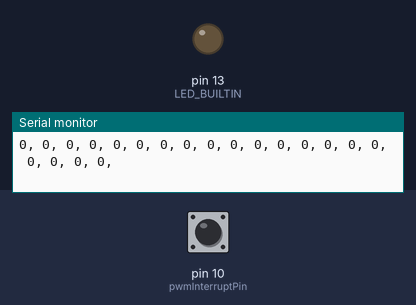
Bench run of a sketch on a simulated Arduino Uno, built for the host (arithmetic inside an expression is 32-bit, double 64-bit). On the bench: output pins drawn as LEDs (lit = HIGH), the last lines printed to the serial monitor. Inputs (shaded band) come from the test bench; at power-on: pin 10 (pwmInterruptPin) LOW.

Above: at 1.2 s.
1.3 s: pin 10 (pwmInterruptPin) pulled HIGH for 0.15 s
At 1.37 s:
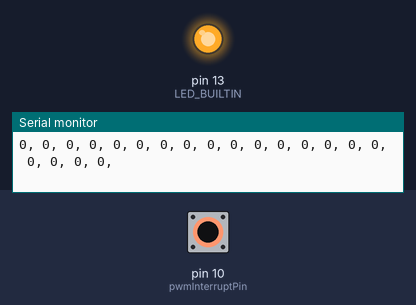
2.9 s: pin 10 (pwmInterruptPin) pulled HIGH for 3.2 s
At 7.4 s:
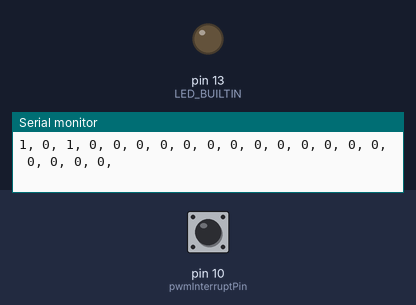
Timing chart, 0 to 8.9 s (numbered marks = the images above; inputs shaded):
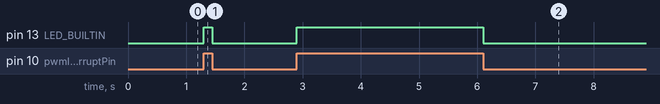

Measured:
- after the input at 1.3 s, pin 13 (LED_BUILTIN): LOW → HIGH at once, → LOW 0.15 s later
- after the input at 2.9 s, pin 13 (LED_BUILTIN): LOW → HIGH at once, → LOW 3.2 s later

The sketch:

TestPWMsettings.ino
```cpp
#define TIME_SIZE 20

int pwmInterruptPin = 10;   // D10 - https://www.arduino.cc/reference/de/language/functions/external-interrupts/attachinterrupt/

float tRise, tFall, tEnd;
int currIndex = 0;


unsigned long timing[TIME_SIZE];
unsigned long state[TIME_SIZE];

void ISR_PWM();


void setup() {
  // put your setup code here, to run once:
  Serial.begin(9600);     // For Debugging -> use output window or h-term

  pinMode(pwmInterruptPin, INPUT_PULLDOWN);
  pinMode(LED_BUILTIN, OUTPUT);
  attachInterrupt(digitalPinToInterrupt(pwmInterruptPin), ISR_PWM, CHANGE);

  Serial.println("Its a mee mario");
}

void loop() {
  // put your main code here, to run repeatedly:


for (int i = 0; i < TIME_SIZE; i++){
          Serial.print(timing[i]-0);
          Serial.print(", ");
        }
        Serial.print("\r\n");
        for (int i = 0; i < TIME_SIZE; i++){
          Serial.print(state[i]);
          Serial.print(", ");
        }
        Serial.println();
        Serial.println();
        Serial.println();

        delay(2000);
}


void ISR_PWM() {
  static int counter = 0;

  timing[counter] = micros();
  if (digitalRead(pwmInterruptPin) == LOW) {
    state[counter] = 0;
  } else {
    state[counter] = 1;
  }
  counter++;

  if (counter >= TIME_SIZE) {
    counter = 0;
  }

  digitalWrite(LED_BUILTIN, digitalRead(pwmInterruptPin));
}


// 3205Hz with c=3000 and r=3200
```
